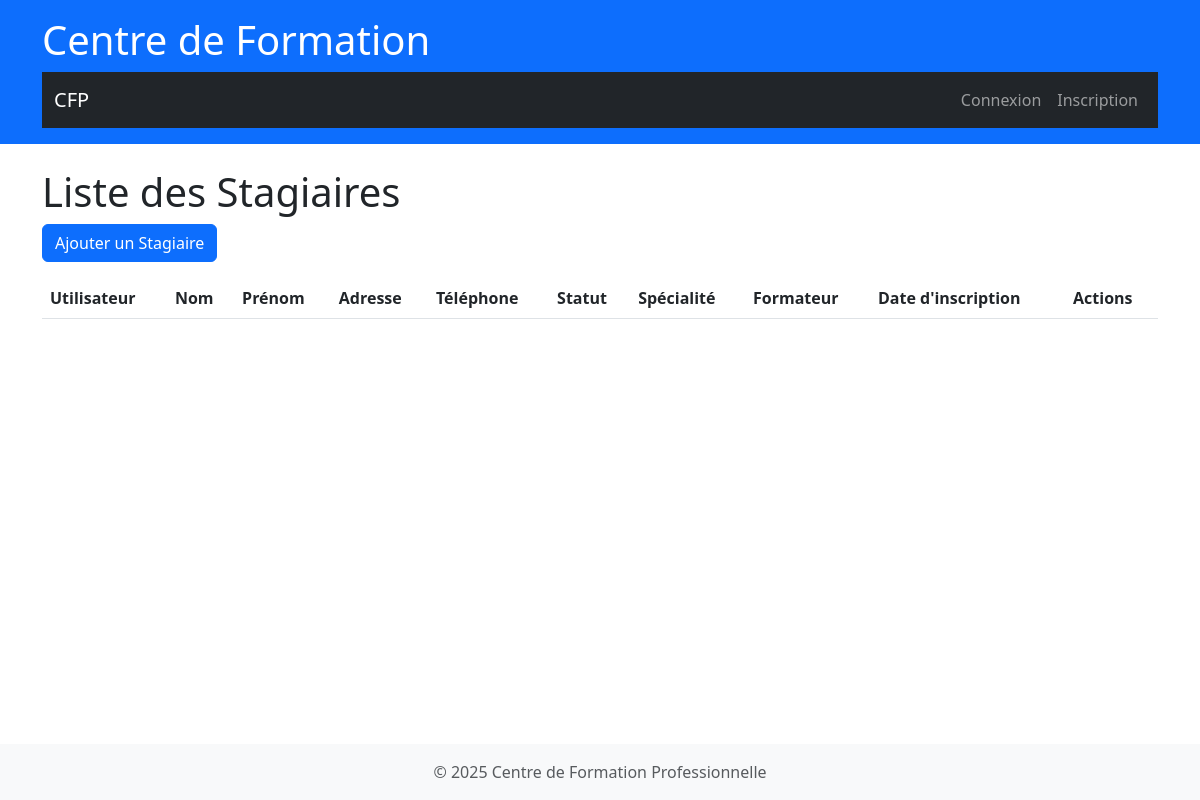
/stagiaire/liste/, run on an earlier commit of the app's database.
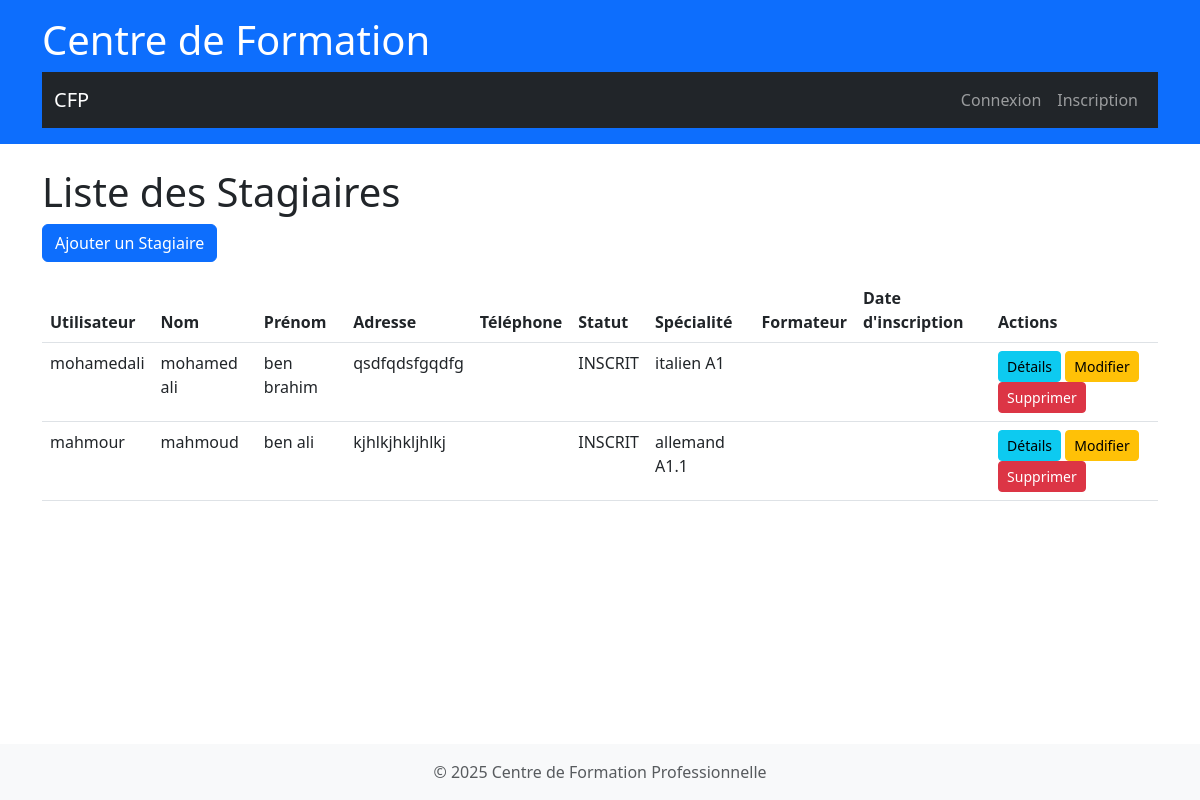
And on a later commit of the database.
### stagiaire/models.py (models this page shows, shortened)
class Stagiaire(models.Model):
    user = models.OneToOneField(CustomUser, on_delete=models.CASCADE, related_name='stagiaire_profile')
    date_naissance = models.DateField(null=True, blank=True)
    nom = models.CharField(max_length=255, null=True, blank=True)
    prenom = models.CharField(max_length=255, null=True, blank=True)
    adresse = models.TextField()
    specialites = models.ManyToManyField(Specialite)
    specialites = models.ManyToManyField(Specialite, related_name='stagiaires')
    STATUT_CHOICES = [
        ('ACTIF', 'Actif'),
        ('EN_PAUSE', 'En pause'),
        ('DIPLOME', 'Diplômé'),
        ('ABANDON', 'Abandon'),
        ('INSCRIT', 'Inscrit (en attente de début)'),
    ]
    statut = models.CharField(max_length=20, choices=STATUT_CHOICES, default='INSCRIT')
    class Meta:
        verbose_name = "Stagiaire"
        verbose_name_plural = "Stagiaires"

### utilisateur/models.py (models this page shows)
class CustomUser(AbstractUser):
    ROLE_CHOICES = [
        ('ADMIN', 'Administrateur'),
        ('FORMATEUR', 'Formateur'),
        ('STAGIAIRE', 'Stagiaire'),
    ]
    role = models.CharField(max_length=20, choices=ROLE_CHOICES, default='STAGIAIRE')
    phone = models.CharField(max_length=20, blank=True, null=True)
    def __str__(self):
        return self.username

### specialite/models.py (models this page shows)
class Specialite(models.Model):
    nom = models.CharField(max_length=100)
    description = models.TextField(blank=True, null=True)
    def __str__(self):
        return self.nom

### stagiaire/views.py (the view)
# urls.py: path('liste/', views.StagiaireListView.as_view(), name='stagiaire_list'),
class StagiaireListView(ListView):
    model = Stagiaire
    template_name = 'stagiaire/stagiaire_list.html'
    context_object_name = 'stagiaires'

### stagiaire/templates/stagiaire/stagiaire_list.html (shortened to what this page needs)
{% extends 'base.html' %}
{% block content %}
  <h1>Liste des Stagiaires</h1>
  <a href="{% url 'stagiaire:stagiaire_create' %}" class="btn btn-primary mb-3">Ajouter un Stagiaire</a>
  <table class="table">
    <thead>
      <tr>
        <th>Utilisateur</th>
        <th>Nom</th>
        <th>Prénom</th>
        <th>Adresse</th>
        <th>Téléphone</th>
        <th>Statut</th>
        <th>Spécialité</th>
        <th>Formateur</th>
        <th>Date d'inscription</th>
        <th>Actions</th>
      </tr>
    </thead>
    <tbody>
      {% for stagiaire in stagiaires %}
        <tr>
          <td>{{ stagiaire.user }}</td>
          <td>{{ stagiaire.nom }}</td>
          <td>{{ stagiaire.prenom }}</td>
          <td>{{ stagiaire.adresse }}</td>
          <td>{{ stagiaire.user.tel }}</td>
          <td>{{ stagiaire.statut }}</td>
          <td>{{ stagiaire.specialites.all|join:", " }}</td>
          <td>{{ stagiaire.user.get_full_name }}</td>
          <td>{{ stagiaire.date_inscription }}</td>
          <td>
            <a href="{% url 'stagiaire:stagiaire_detail' stagiaire.pk %}" class="btn btn-info btn-sm">Détails</a>
            <a href="{% url 'stagiaire:stagiaire_update' stagiaire.pk %}" class="btn btn-warning btn-sm">Modifier</a>
            <a href="{% url 'stagiaire:stagiaire_delete' stagiaire.pk %}" class="btn btn-danger btn-sm">Supprimer</a>
          </td>
        </tr>
      {% endfor %}
    </tbody>
  </table>
{% endblock %}

### templates/base.html (shortened to what this page needs)
{% load static %}
<!DOCTYPE html>
<html lang="fr">
  {% include 'includes/head.html' %}
  <body class="d-flex flex-column min-vh-100">
    <header class="bg-primary text-white py-3">
      <div class="container">
        <h1><a class="navbar-brand" href="{% url 'index' %}">Centre de Formation</a></h1>
            {% include 'includes/nav.html' %}
      </div>
    </header>
    <main class="flex-grow-1">
      <div class="container py-4">
        {% block content %}{% endblock %}
      </div>
    </main>
    {% include 'includes/footer.html' %}
  </body>
</html>

### templates/includes/head.html (shortened to what this page needs)
{% load static %}
<head>
    <link rel="stylesheet" href="https://cdn.jsdelivr.net/npm/bootstrap@5.3.0/dist/css/bootstrap.min.css">
    <link rel="stylesheet" href="{% static 'css/style.css' %}" />
</head>

### templates/includes/nav.html (shortened to what this page needs)
<nav class="navbar navbar-expand-lg navbar-dark bg-dark">
  <div class="container-fluid">
    <a class="navbar-brand" href="{% url 'index' %}">CFP</a>
    <div class="collapse navbar-collapse" id="navbarNav">
      <ul class="navbar-nav ms-auto">
        {% if user.is_authenticated %}
          <li class="nav-item">
            <form method="post" action="{% url 'utilisateur:logout' %}">
              {% csrf_token %}
              <button type="submit" class="btn btn-link nav-link">Déconnexion</button>
            </form>
          </li>
        {% else %}
          <li class="nav-item"><a class="nav-link" href="{% url 'utilisateur:login' %}">Connexion</a></li>
          <li class="nav-item"><a class="nav-link" href="{% url 'utilisateur:signup' %}">Inscription</a></li>
        {% endif %}
      </ul>
    </div>
  </div>
</nav>

### templates/includes/footer.html
<footer class="bg-light py-3 mt-auto">
    <div class="container text-center">
      <span class="text-muted">© 2025 Centre de Formation Professionnelle</span>
    </div>
  </footer>

What changed in the data, as far as the page shows it:
added Stagiaire: user "mohamedali", nom "mohamed ali", prenom "ben brahim", adresse "qsdfqdsfgqdfg", statut "INSCRIT", specialites.all "italien A1"
added Stagiaire: user "mahmour", nom "mahmoud", prenom "ben ali", adresse "kjhlkjhkljhlkj", statut "INSCRIT", specialites.all "allemand A1.1"
